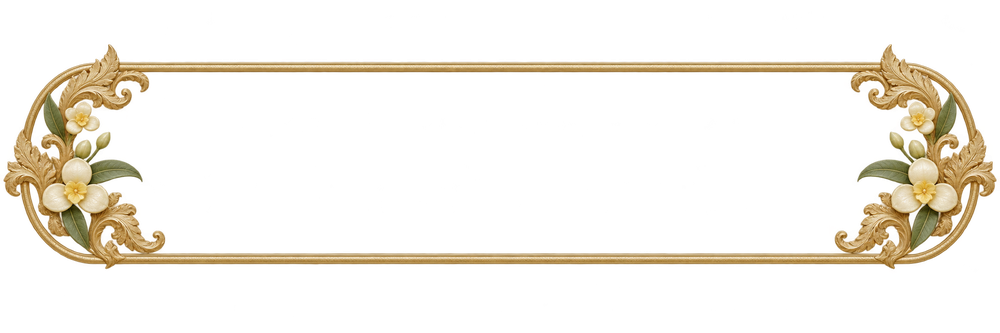
#> input picture assets/khmer-floral-gold/romduol-kbach/guest-frame.png, 1000 x 333 px, shrunk from 2172 x 724 before the run; its folder holds only this picture in this run
$ python prepare-romduol-kbach.py
#> lines starting #> are read from the running program, lines starting #| are printed output that depends on the picture
"""Package original built-in imagegen artwork without resampling or losing alpha."""
from hashlib import sha256
from io import BytesIO
import json
from pathlib import Path
from PIL import Image

ROOT = Path(__file__).resolve().parents[2]
MASTERS = ROOT / 'assets/khmer-floral-gold/romduol-kbach'
RUNTIME = ROOT / 'apps/frontend-user/public/templates/khmer-floral-gold'


def main():
    assets = []
    for name in ['guest-frame', 'open-button']:
        source = MASTERS / f'{name}.png'
        image = Image.open(source).convert('RGBA')
#> image is the input picture: PIL image 1000x333 RGBA; mean R, G, B, A 34.7, 29.1, 16.8, 36.5
        # Ignore isolated, almost-transparent edge pixels when trimming padding.
        bounds = image.getchannel('A').point(lambda alpha: 255 if alpha > 12 else 0).getbbox()
#> bounds = (3, 44, 997, 270)
        cropped = image.crop(bounds)
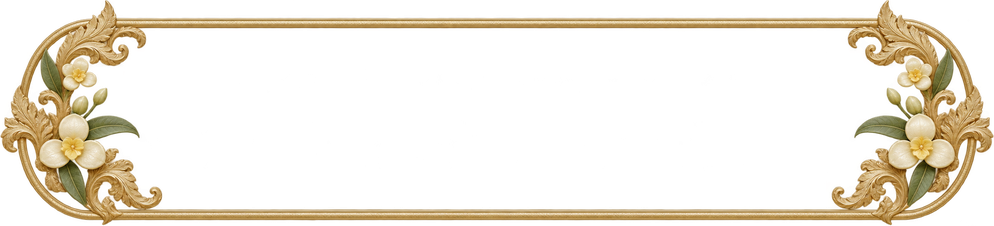
#> cropped: PIL image 994x226 RGBA; mean R, G, B, A 51.2, 43.1, 24.9, 54.1; transparent parts drawn white
        center_alpha = cropped.getpixel((cropped.width // 2, cropped.height // 2))[3]
#> center_alpha = 0
        assert center_alpha == 0 if name == 'guest-frame' else center_alpha >= 250
        encoded = BytesIO()
        cropped.save(encoded, 'WEBP', lossless=True, exact=True, method=6)
        target = RUNTIME / f'romduol-kbach-{name}.webp'
        data = encoded.getvalue()
        if not target.exists() or target.read_bytes() != data:
            temporary = target.with_suffix('.webp.tmp')
            temporary.write_bytes(data)
            temporary.replace(target)
        assets.append({'master': source.relative_to(ROOT).as_posix(), 'source_dimensions': list(image.size), 'crop': list(bounds), 'runtime': target.relative_to(ROOT).as_posix(), 'dimensions': list(cropped.size), 'bytes': len(data), 'sha256': sha256(data).hexdigest(), 'center_alpha': center_alpha, 'lossless': True})
    report = ROOT / 'docs/design/khmer-floral-gold/ROMDUOL_KBACH_ASSETS.json'
    report.write_text(json.dumps({'mode': 'built-in imagegen, original transparent raster artwork', 'assets': assets}, indent=2) + '\n', encoding='utf-8')
    print(json.dumps(assets, indent=2))


if __name__ == '__main__':
#> (the run stopped early here; a loop or call above may not have finished)
